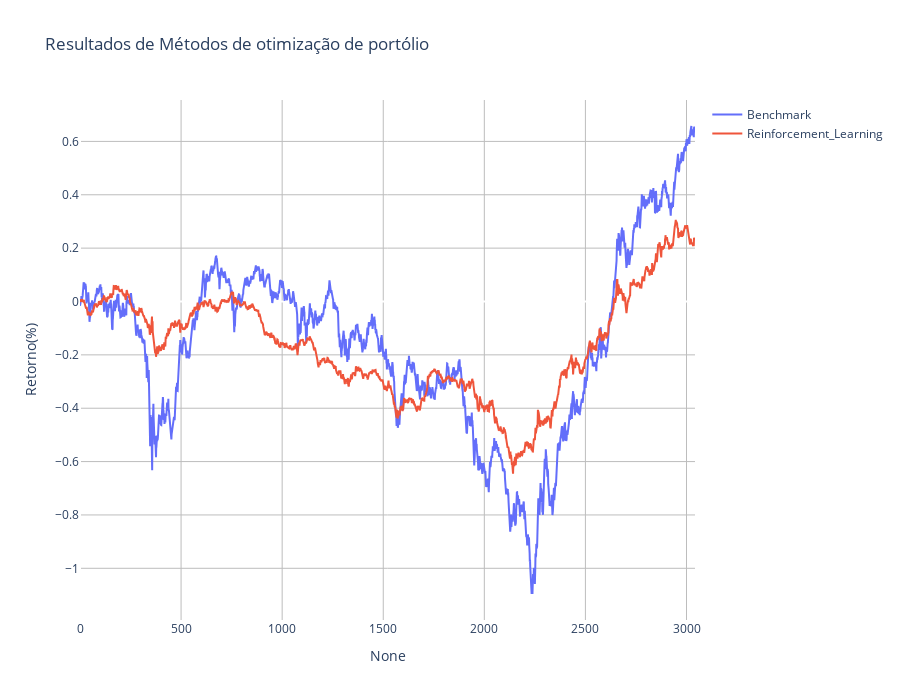

Notebook code cell kept with this figure:
### Code cell
df_eqt = pd.DataFrame({"Benchmark":np.array(result_equal_vis).cumsum(),
              "Reinforcement_Learning":np.array(result_rl_vis).cumsum()})


df_eqt["x"] = df_eqt.index
df_eqt

ploty_basic(df_eqt,"x",["Benchmark","Reinforcement_Learning"],title="Resultados de Métodos de otimização de portólio",y_title="Retorno(%)")

### Figure 1 — Plotly figure (JSON) as saved in the notebook; plotly's stock layout.template omitted (floating-point values rounded to 4 significant figures; data arrays with more than 128 entries replaced by an {"elided": "..."} marker saying what was removed)
{"data": [{"mode": "lines", "name": "Benchmark", "type": "scatter", "x": {"elided": "3043 int values"}, "y": {"elided": "3043 float values"}, "yaxis": "y"}, {"mode": "lines", "name": "Reinforcement_Learning", "type": "scatter", "x": {"elided": "3043 int values"}, "y": {"elided": "3043 float values"}, "yaxis": "y"}], "layout": {"height": 700, "plot_bgcolor": "white", "title": {"text": "Resultados de Métodos de otimização de portólio"}, "width": 900, "xaxis": {"gridcolor": "#bdbdbd", "showgrid": true, "title": {"text": "None"}}, "yaxis": {"gridcolor": "#bdbdbd", "showgrid": true, "title": {"text": "Retorno(%)"}}}}
